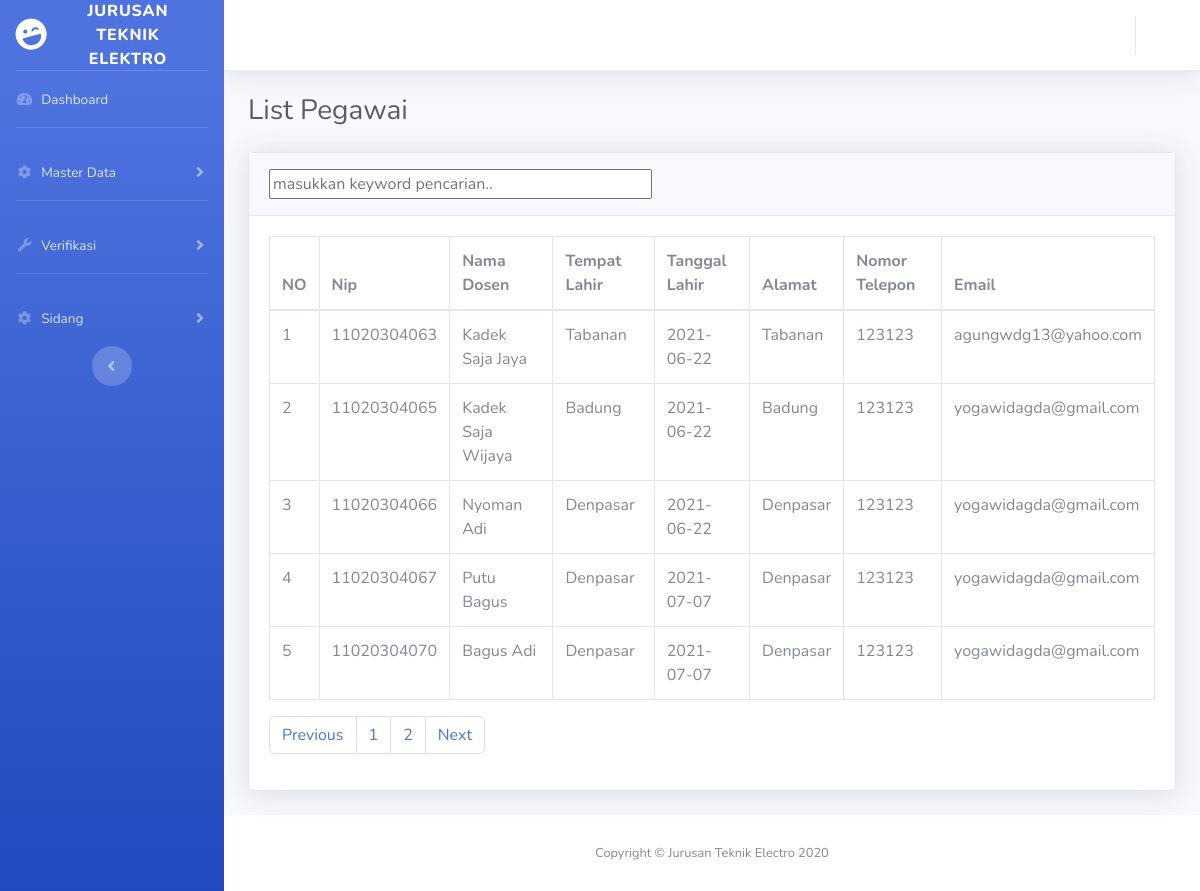
/dosen/listpegawai.php, run on the app's committed database.
### tables this page shows
CREATE TABLE `pegawai` (
  `nip_pegawai` varchar(20) NOT NULL,
  `nama_pegawai` varchar(100) NOT NULL,
  `tempatlahir_pegawai` varchar(100) NOT NULL,
  `tanggallahir_pegawai` date NOT NULL,
  `alamat_pegawai` text NOT NULL,
  `telepon_pegawai` varchar(20) NOT NULL,
  `email_pegawai` varchar(100) NOT NULL,
  `id_level` varchar(10) DEFAULT NULL
);

### dosen/listpegawai.php (the view, shortened to what this page needs)
<!DOCTYPE html>
<html lang="en">
<head>
    <link href="../vendor/fontawesome-free/css/all.min.css" rel="stylesheet" type="text/css">
    <link href="../css/sb-admin-2.min.css" rel="stylesheet">
</head>
<body id="page-top">
    <div id="wrapper">
        <ul class="navbar-nav bg-gradient-primary sidebar sidebar-dark accordion" id="accordionSidebar">
            <a class="sidebar-brand d-flex align-items-center justify-content-center" href="index.html">
                <div class="sidebar-brand-icon rotate-n-15">
                    <i class="fas fa-laugh-wink"></i>
                </div>
                <div class="sidebar-brand-text mx-3">Jurusan Teknik Elektro <sup></sup></div>
            </a>
            <hr class="sidebar-divider my-0">
            <li class="nav-item">
                <a class="nav-link" href="indexdosen.php">
                    <i class="fas fa-fw fa-tachometer-alt"></i>
                    <span>Dashboard</span></a>
            </li>
            <hr class="sidebar-divider">
            <li class="nav-item">
                <a class="nav-link collapsed" href="#" data-toggle="collapse" data-target="#collapseTwo"
                    aria-expanded="true" aria-controls="collapseTwo">
                    <i class="fas fa-fw fa-cog"></i>
                    <span>Master Data</span>
                </a>
            </li>
                   <hr class="sidebar-divider">
            <li class="nav-item">
                <a class="nav-link collapsed" href="#" data-toggle="collapse" data-target="#collapseUtilities"
                    aria-expanded="true" aria-controls="collapseUtilities">
                    <i class="fas fa-fw fa-wrench"></i>
                    <span>Verifikasi</span>
                </a>
            </li>
            <hr class="sidebar-divider">
<li class="nav-item">
    <a class="nav-link collapsed" href="#" data-toggle="collapse" data-target="#collapseThree"
        aria-expanded="true" aria-controls="collapseThree">
        <i class="fas fa-fw fa-cog"></i>
        <span>Sidang</span>
    </a>
</li>
            <div class="text-center d-none d-md-inline">
                <button class="rounded-circle border-0" id="sidebarToggle"></button>
            </div>
        </ul>
        <div id="content-wrapper" class="d-flex flex-column">
            <div id="content">
                <nav class="navbar navbar-expand navbar-light bg-white topbar mb-4 static-top shadow">
                    <ul class="navbar-nav ml-auto">
                        <li class="nav-item dropdown no-arrow">
                            <a class="nav-link dropdown-toggle" href="#" id="userDropdown" role="button"
                                data-toggle="dropdown" aria-haspopup="true" aria-expanded="false">
                            </a>
                        </li>
                    </ul>
                </nav>
                <div class="container-fluid">
                    <h1 class="h3 mb-4 text-gray-800">List Pegawai</h1>
                      <div class="card shadow mb-4">
                        <div class="card-header py-3">
                    <form action="">
                        <input type="text" placeholder="masukkan keyword pencarian.." size="40" id="keyword_pegawai">
                        </form>
                        </div>
                        <div id="container_pegawai">
                        <div class="card-body">
                            <div class="table-responsive">
                                <table class="table table-bordered" id="dataTable" width="100%" cellspacing="0">
                                    <thead>
                                        <tr>
                                        <th>NO</th>
                                        <th>Nip</th>
                                        <th>Nama Dosen</th>
                                        <th>Tempat Lahir</th>
                                        <th>Tanggal Lahir</th>
                                        <th>Alamat</th>
                                        <th>Nomor Telepon</th>
                                        <th>Email</th>
                                        </tr>
                                    </thead>
                                    <tbody>
                                    <?php
                                        include '../koneksi.php';
                                        $batas=5;
                                        $halaman=@$_GET['halaman'];
                                                $mulai    =($halaman>1) ? ($halaman * $batas) - $batas : 0;
                                        if(empty($halaman)){
                                            $posisi=0;
                                            $halaman=1;
                                        }
                                        else{
                                            $posisi=($halaman-1)*$batas;
                                        }
                                        $query2=mysqli_query($koneksi,"select * from pegawai");
                                        $jmlhdata=mysqli_num_rows($query2);
                                        $jmlhhalaman=ceil($jmlhdata/$batas);
                                        $query=" select * from pegawai  LIMIT $posisi,$batas";
                                        $no=$mulai+1;
                                        $data=mysqli_query($koneksi,$query);
                                        while($d = mysqli_fetch_array($data)){
                                            ?>
                                        <tr>
                                        <Td><?php echo $no++ ?></Td>
                                        <Td><?php echo $d['nip_pegawai']; ?></Td>
                                        <Td><?php echo $d['nama_pegawai']; ?></Td>
                                        <Td><?php echo $d['tempatlahir_pegawai']; ?></Td>
                                        <Td><?php echo $d['tanggallahir_pegawai']; ?></Td>
                                        <Td><?php echo $d['alamat_pegawai']; ?></Td>
                                        <Td><?php echo $d['telepon_pegawai']; ?></Td>
                                        <Td><?php echo $d['email_pegawai']; ?></Td>
                                        </tr>
                                        <?php
                                        }
                                            ?>
                                    </tbody>
                                        </table>
                            </div>
                            <nav aria-label="Page navigation example">
                                            <ul class="pagination">
                                            <li class="page-item"><a class="page-link" href="listpegawai.php?halaman=<?php echo $halaman-1; ?>">Previous</a></li>
                                            <?php for($i=1; $i<=$jmlhhalaman; $i++){
                                             ?>
                                            <li class="page-item"><a class="page-link" href="listpegawai.php?halaman=<?php echo $i; ?>"><?php echo"".$i; ?></a></li>
                                        <?php   } ?>
                                        <li class="page-item"><a class="page-link" href="listpegawai.php?halaman=<?php  echo $halaman+1; ?>">Next</a></li>
                                        </ul>
                                        </nav>
                        </div>
                    </div>
                </div>
            </div>
            <footer class="sticky-footer bg-white">
                <div class="container my-auto">
                    <div class="copyright text-center my-auto">
                        <span>Copyright &copy; Jurusan Teknik Electro 2020</span>
                    </div>
                </div>
            </footer>
        </div>
    </div>
</body>
</html>

### data on the page
pegawai: nip_pegawai "11020304063", nama_pegawai "Kadek Saja Jaya", tempatlahir_pegawai "Tabanan", tanggallahir_pegawai "2021-06-22", alamat_pegawai "Tabanan", telepon_pegawai "123123", email_pegawai "agungwdg13@yahoo.com"
pegawai: nip_pegawai "11020304065", nama_pegawai "Kadek Saja Wijaya", tempatlahir_pegawai "Badung", tanggallahir_pegawai "2021-06-22", alamat_pegawai "Badung", telepon_pegawai "123123", email_pegawai "yogawidagda@gmail.com"
pegawai: nip_pegawai "11020304066", nama_pegawai "Nyoman Adi", tempatlahir_pegawai "Denpasar", tanggallahir_pegawai "2021-06-22", alamat_pegawai "Denpasar", telepon_pegawai "123123", email_pegawai "yogawidagda@gmail.com"
pegawai: nip_pegawai "11020304067", nama_pegawai "Putu Bagus", tempatlahir_pegawai "Denpasar", tanggallahir_pegawai "2021-07-07", alamat_pegawai "Denpasar", telepon_pegawai "123123", email_pegawai "yogawidagda@gmail.com"
pegawai: nip_pegawai "11020304070", nama_pegawai "Bagus Adi", tempatlahir_pegawai "Denpasar", tanggallahir_pegawai "2021-07-07", alamat_pegawai "Denpasar", telepon_pegawai "123123", email_pegawai "yogawidagda@gmail.com"
